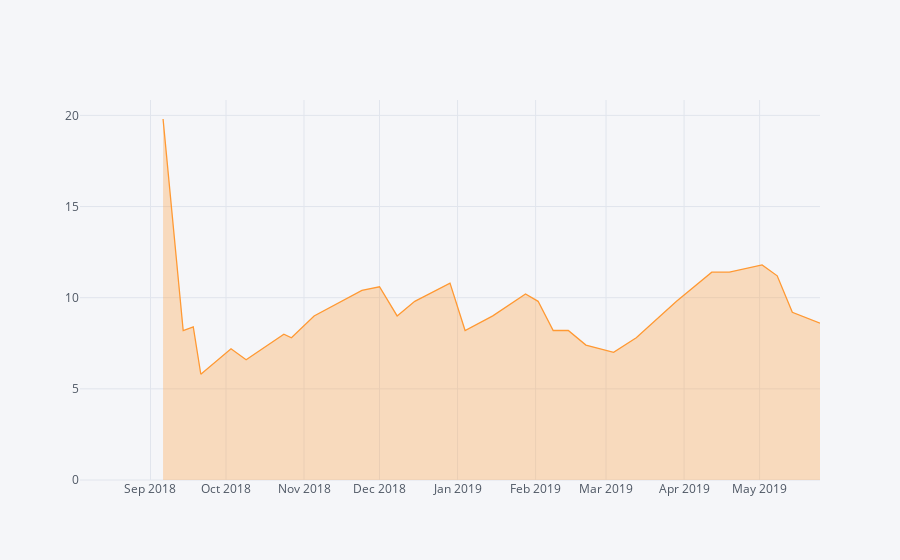

This figure's notebook cell:
### Code cell
since.Abs.dropna().rolling(5).mean().iplot(fill = True)

### Figure 1 — Plotly figure (JSON) as saved in the notebook; plotly's stock layout.template omitted (floating-point values rounded to 4 significant figures)
{"data": [{"fill": "tozeroy", "fillcolor": "rgba(255, 153, 51, 0.3)", "line": {"color": "rgba(255, 153, 51, 1.0)", "dash": "solid", "shape": "linear", "width": 1.3}, "mode": "lines", "name": "Abs", "text": "", "type": "scatter", "uid": "e576324b-1347-4dc4-a6ae-e5b6fcadec14", "x": ["2018-08-04", "2018-08-07", "2018-08-23", "2018-08-28", "2018-09-06", "2018-09-14", "2018-09-18", "2018-09-21", "2018-10-03", "2018-10-09", "2018-10-24", "2018-10-27", "2018-11-05", "2018-11-24", "2018-12-01", "2018-12-08", "2018-12-15", "2018-12-29", "2019-01-04", "2019-01-15", "2019-01-28", "2019-02-02", "2019-02-08", "2019-02-14", "2019-02-21", "2019-03-04", "2019-03-13", "2019-03-29", "2019-04-12", "2019-04-19", "2019-05-02", "2019-05-08", "2019-05-14", "2019-05-25"], "y": ["", "", "", "", 19.8, 8.2, 8.4, 5.8, 7.2, 6.6, 8, 7.8, 9, 10.4, 10.6, 9, 9.8, 10.8, 8.2, 9, 10.2, 9.8, 8.2, 8.2, 7.4, 7, 7.8, 9.8, 11.4, 11.4, 11.8, 11.2, 9.2, 8.6]}], "layout": {"autosize": true, "legend": {"bgcolor": "#F5F6F9", "font": {"color": "#4D5663"}}, "paper_bgcolor": "#F5F6F9", "plot_bgcolor": "#F5F6F9", "title": {"font": {"color": "#4D5663"}}, "xaxis": {"autorange": true, "gridcolor": "#E1E5ED", "range": ["2018-08-04", "2019-05-25"], "showgrid": true, "tickfont": {"color": "#4D5663"}, "title": {"font": {"color": "#4D5663"}, "text": ""}, "type": "date", "zerolinecolor": "#E1E5ED"}, "yaxis": {"autorange": true, "gridcolor": "#E1E5ED", "range": [0, 20.84], "showgrid": true, "tickfont": {"color": "#4D5663"}, "title": {"font": {"color": "#4D5663"}, "text": ""}, "type": "linear", "zerolinecolor": "#E1E5ED"}}}
